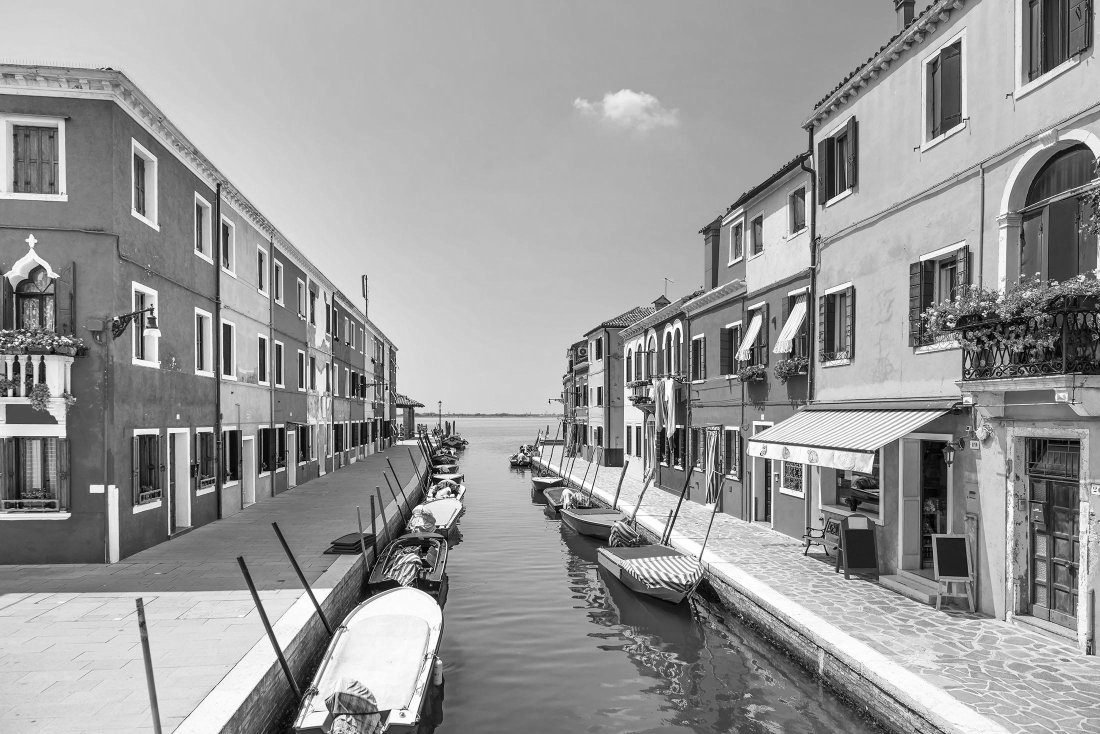
#> input picture Color Labs/gray_italy.jpg, 2200 x 1468 px, found by its file name (shown at 1/2 size)
$ jupyter execute lab05.ipynb
#> lines starting #> are read from the running program, lines starting #| are printed output that depends on the picture
# Week 6: Edge Detection in Images

<font size="6"> Laboratory 5 </font> <br>
<font size="3"> Last updated July 07, 2022 </font>

## <span style="color:orange;"> 00. Content </span>

<font size="5"> Mathematics </font>
- 3 dimensional vectors
- Taylor series
- Partial derivatives
- Second partial derivative test
- Convolution

<font size="5"> Programming Skills </font>
- Multi-dimensional array manipulation
- Functions

<font size="5"> Embedded Systems </font>
- N/A

## <span style="color:orange;"> 0. Required Hardware </span>
- N/A

<h3 style="background-color:lightblue"> Write your name and email below: </h3>

**Name:** me

**Email:** me @purdue.edu

[cell 1]
import numpy as np
import matplotlib.pyplot as plt
from PIL import Image

## <span style="color:orange;"> 1. Edge Detection </span>

Suppose we have a grayscale image and we want to outline all of the objects in the image. We can start by looking for all of the vertical edges in the image. An edge occurs when there is a significant change in intensity. Let's look a very small piece of the grayscale Italy image show in red.

Download the image we'll be using in this lab: [gray_italy.jpg](https://github.com/TheDataScienceLabs/DataLab_Multivariate_Calculus/blob/main/book/labs/1_Color_Labs/5_Edge_Detection/gray_italy.jpg).

[cell 2]
import matplotlib.patches as patches

gray_img = np.array(Image.open('gray_italy.jpg'))[:300,:500]
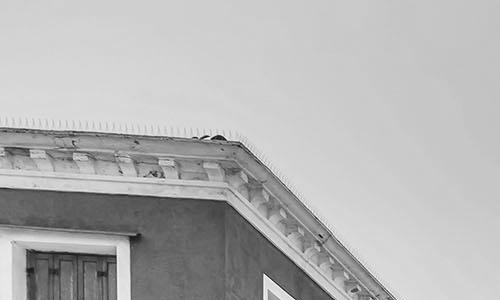
#> gray_img: shape (300, 500); min 7, max 255, mean 180.1

fig, ax = plt.subplots(figsize=(12,6))
ax.imshow(gray_img, cmap='gray')
rect = patches.Rectangle((0, 280), 300, 1, linewidth=0.5, edgecolor='r', facecolor='none')
ax.add_patch(rect)
ax.axis('off')
plt.show()
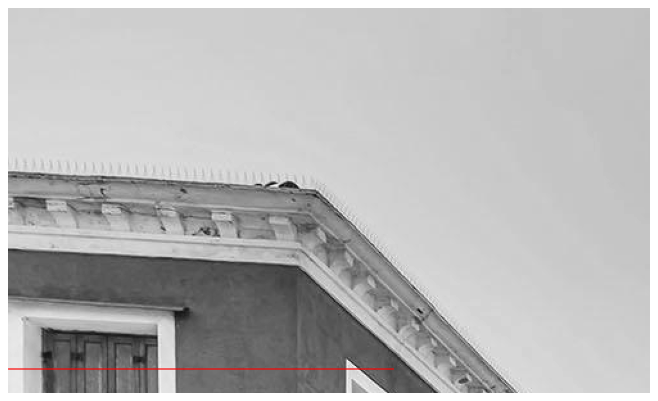
#> figure drawn by matplotlib, 1 panel

By plotting the grayscale values as a 1D function, we can see how the grayscale values change moving down the row from left to right. This function is a bit noisy, but we have seen previously how to smooth it out by taking a rolling average.

[cell 3]
def rolling_centered_average(x, n):
    out = np.full_like(x, np.nan)
    out[(n - 1) // 2 : -(n // 2)] = np.convolve(x, np.ones(n), mode="valid") / n
    return out

gray_img = np.array(Image.open('gray_italy.jpg'))
#> gray_img is the input picture: shape (1468, 2200); min 0, max 255, mean 153.2
slice = gray_img[280:281,:300]

x = gray_img[280,:300]
#> x = 300 values, max 239 at index 271, min 66 at index 33, mean 123.4
smoothed = rolling_centered_average(gray_img[280,:300],3)
#> smoothed = 300 values, max 232 at index 6, min 0 at index 0, mean 122.1
first_deriv = np.convolve(smoothed[1:-1], np.array([-1,1]), mode="valid")
#> first_deriv = 297 values, max 55 at index 270, min -45 at index 261, mean 0.502

fig, ax = plt.subplots(nrows=3, ncols=1, figsize=(24, 8),gridspec_kw={'hspace': 0.5})
ax[0].imshow(np.tile(slice,(20,1)), cmap='gray')
ax[0].axis('off')
ax[0].set_title('Piece of Italy Image Stretched Vertically')

ax[1].plot(np.arange(0,300),x)
ax[1].plot(np.arange(1,299), smoothed[1:-1])
ax[1].set_xlabel('Column')
ax[1].set_xlim(0,300)
ax[1].set_title('Grayscale Values in Row 280')

ax[2].plot(np.arange(2,299),first_deriv)
ax[2].set_xlabel('Column')
ax[2].set_xlim(0,300)
ax[2].set_title('First Derivative')
plt.show()
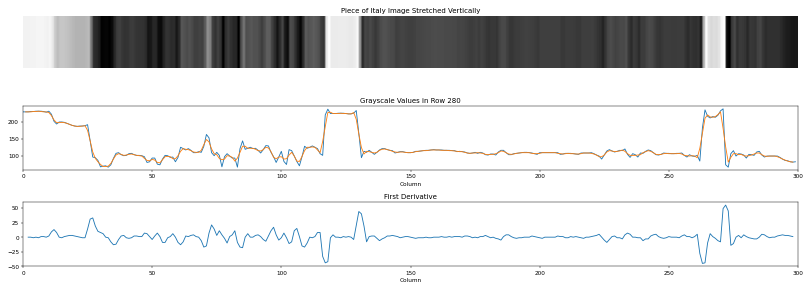
#> figure drawn by matplotlib, 3 panels; panel 2: curve peaks at x = 271, y = 239; panel 2: curve peaks at x = 6, y = 232; panel 3: curve peaks at x = 272, y = 55
